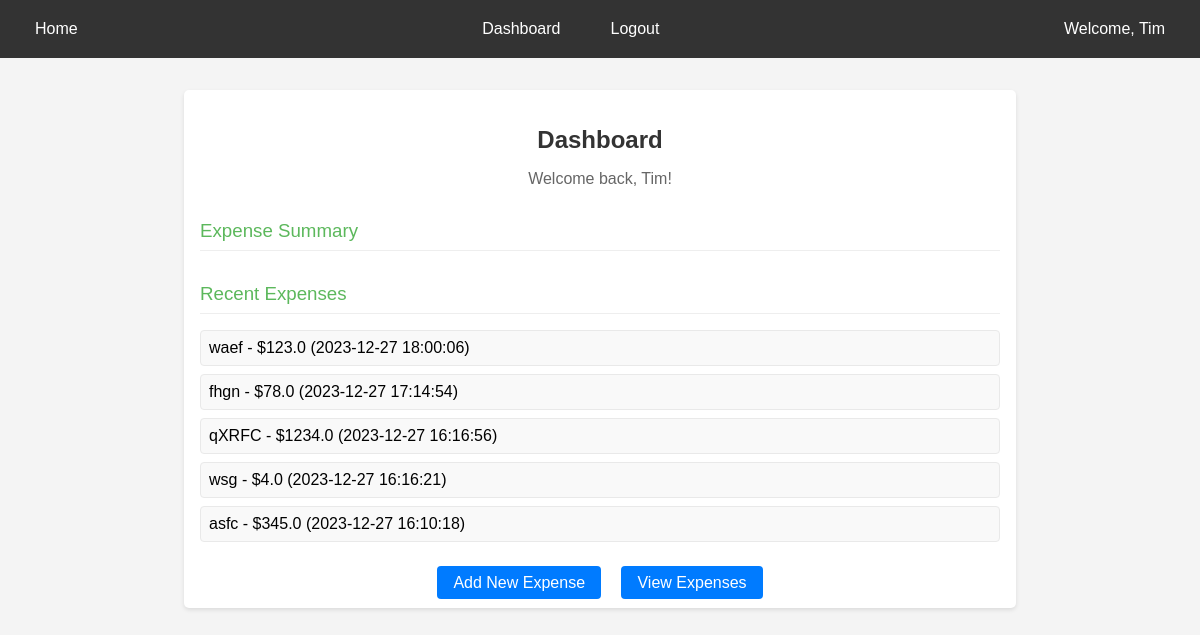
The page /dashboard (signed in) on the database as committed earlier.
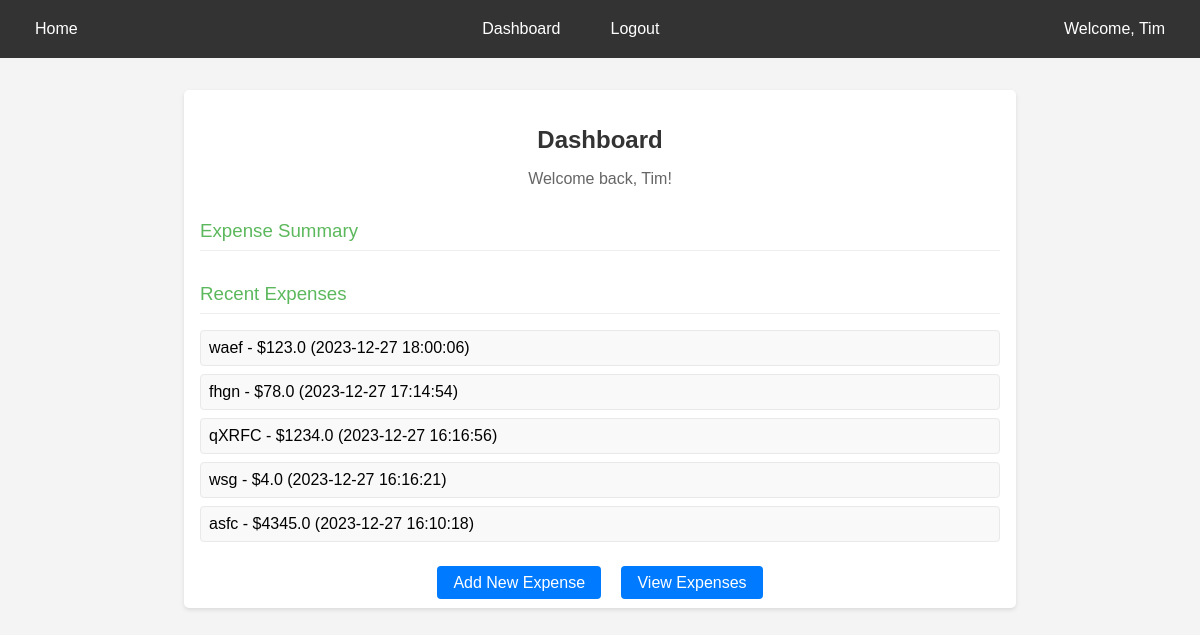
The same page on the database as committed later.
### tables this page shows
CREATE TABLE "expenses" (
    id INTEGER PRIMARY KEY AUTOINCREMENT,
    user_id INTEGER,
    group_id INTEGER,
    amount REAL,
    description TEXT,
    created_at DATETIME DEFAULT CURRENT_TIMESTAMP,
    category_id INTEGER,
    FOREIGN KEY (user_id) REFERENCES users (id),
    FOREIGN KEY (group_id) REFERENCES groups (id),
    FOREIGN KEY (category_id) REFERENCES categories (id)
);

### app/expense/routes.py (the view)
@expense_blueprint.route('/dashboard')
@login_required
def dashboard():
    conn = get_db_connection()
    recent_expenses = conn.execute('SELECT * FROM expenses WHERE user_id = ? ORDER BY created_at DESC LIMIT 5', (current_user.id,)).fetchall()
    conn.close()
    return render_template('dashboard.html', recent_expenses=recent_expenses)

### app/__init__.py (called while the page is built)
def create_app():
    app = Flask(__name__)
    app.config.from_object(Config)
    login_manager = LoginManager()
    login_manager.init_app(app)
    login_manager.login_view = 'auth.login'
    @login_manager.user_loader
    def load_user(user_id):
        return User.get(user_id)
    @app.route('/')
    def home():
        return render_template('home.html')
    app.register_blueprint(auth_blueprint)
    app.register_blueprint(expense_blueprint)
    return app

### app/database.py (called while the page is built)
def get_db_connection():
    conn = sqlite3.connect('expense.db')
    conn.row_factory = sqlite3.Row
    return conn

### app/models.py (called while the page is built)
    @staticmethod
    def get(user_id):
        conn = get_db_connection()
        user = conn.execute('SELECT * FROM users WHERE id = ?', (int(user_id),)).fetchone()
        conn.close()
        if user:
            return User(id=user['id'], username=user['username'])
        return None

### app/templates/dashboard.html
{% extends 'layout.html' %}
{% block content %}
<div class="dashboard">
    <h2>Dashboard</h2>
    <p>Welcome back, {{ current_user.username }}!</p>
    <div class="expense-summary">
        <h3>Expense Summary</h3>
    </div>
    <div class="recent-expenses">
        <h3>Recent Expenses</h3>
        <ul>
            {% for expense in recent_expenses %}
                <li>{{ expense.description }} - ${{ expense.amount }} ({{ expense.created_at }})</li>
            {% else %}
                <li>No recent expenses to show.</li>
            {% endfor %}
        </ul>
    </div>
    <div class="dashboard-actions">
        <a href="{{ url_for('expense.add_expense') }}" class="btn">Add New Expense</a>
        <a href="{{ url_for('expense.view_expenses') }}" class="btn">View Expenses</a>
    </div>
</div>
{% endblock %}

Rows that differ between the two databases and show on the page:
changed expenses "asfc": amount "345.0" → "4345.0"
